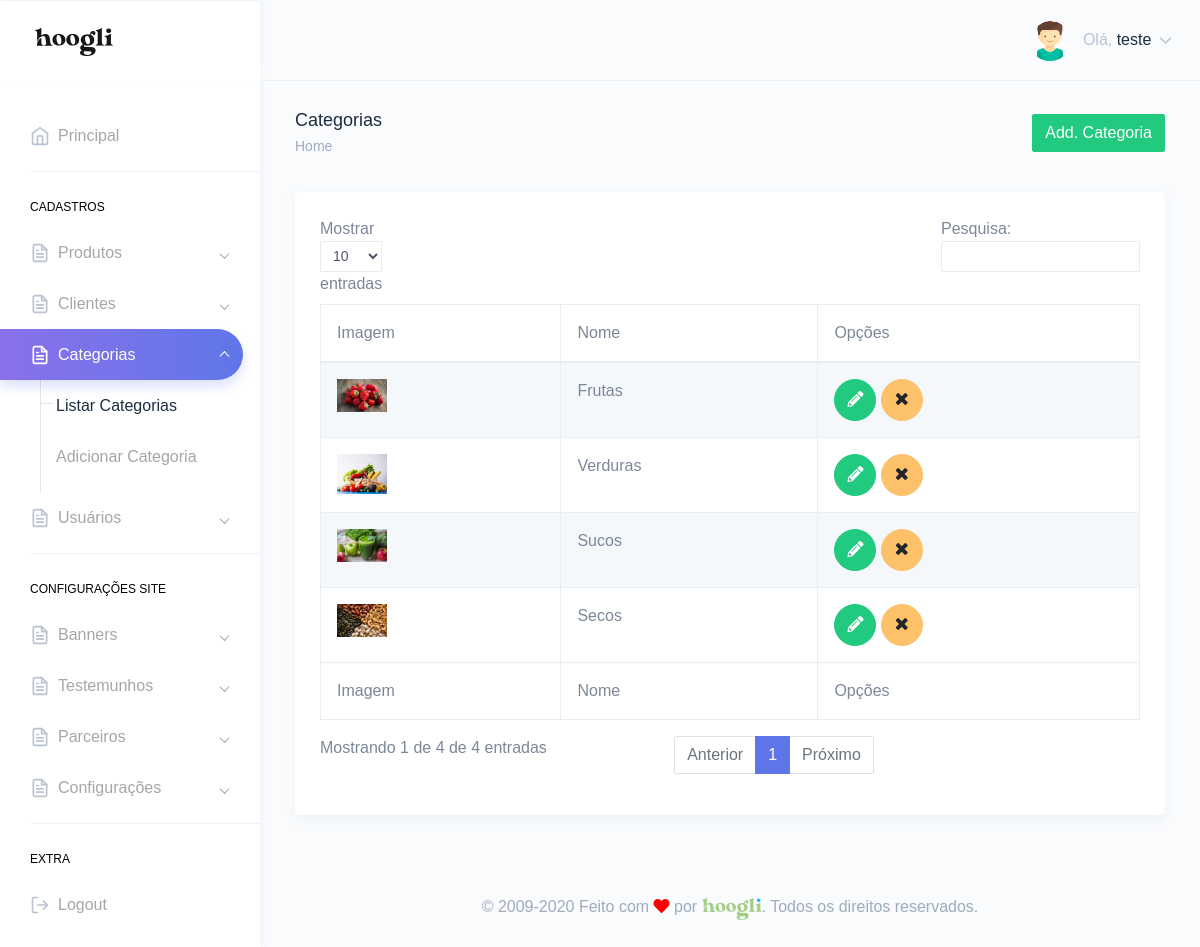
The page /painel/categorias.php (signed in) on the database its author committed.
### tables this page shows
CREATE TABLE `tbl_usuarios` (
  `id` int(11) NOT NULL,
  `nome` varchar(250) DEFAULT NULL,
  `email` varchar(250) DEFAULT NULL,
  `telefone` varchar(250) DEFAULT NULL,
  `endereco` varchar(250) DEFAULT NULL,
  `cpf` varchar(100) DEFAULT NULL,
  `login` varchar(100) DEFAULT NULL,
  `senha` varchar(100) DEFAULT NULL,
  `foto` varchar(250) DEFAULT NULL,
  `id_cargo` int(11) DEFAULT NULL,
  `sexo` varchar(2) DEFAULT NULL,
  `perm_cad_usuario` varchar(2) DEFAULT NULL,
  `perm_relatorio` varchar(2) DEFAULT NULL,
  `perm_add_usuario` varchar(2) DEFAULT NULL,
  `perm_edit_usuario` varchar(2) DEFAULT NULL,
  `perm_del_usuario` varchar(2) DEFAULT NULL,
  `perm_cad_contato` varchar(2) DEFAULT NULL,
  `perm_edit_contato` varchar(2) DEFAULT NULL,
  `perm_del_contato` varchar(2) DEFAULT NULL,
  `perm_edit_contato_nf` varchar(3) DEFAULT NULL,
  `perm_pag_principal_rm` varchar(2) DEFAULT NULL,
  `perm_pag_principal_uc` varchar(2) DEFAULT NULL,
  `admin_geral` varchar(2) DEFAULT NULL,
  `data_frase` date DEFAULT NULL,
  `id_frase` int(11) DEFAULT NULL,
  `frase_lida` varchar(2) DEFAULT NULL
);

CREATE TABLE `tbl_categoria` (
  `id` int(11) NOT NULL,
  `nome` varchar(250) DEFAULT NULL,
  `foto` varchar(250) DEFAULT NULL,
  `url_amigavel` varchar(250) DEFAULT NULL
);

### Connection/con-pdo.php (called while the page is built, shortened)
<?php
$conInstanciada = '';
if(empty($conInstanciada)) {
	class Conexao {
		private static $pdo;
		public static function getInstance() {
		if (!isset(self::$pdo)) {
		 try {
		  $opcoes = array(PDO::MYSQL_ATTR_INIT_COMMAND => 'SET NAMES utf8', PDO::ATTR_PERSISTENT => TRUE);
		  self::$pdo = new PDO("mysql:host=" . HOST . "; dbname=" . DBNAME . "; charset=" . CHARSET . ";", USER, PASSWORD, $opcoes);
		  self::$pdo->setAttribute(PDO::ATTR_ERRMODE, PDO::ERRMODE_EXCEPTION);
		 } catch (PDOException $e) {
		  print "Erro: " . $e->getMessage();
		 }
		}
		return self::$pdo;
		}
	}
}

### Class/acesso.class.php (called while the page is built, shortened)
<?php
$AcessoInstanciada = '';
if(empty($AcessoInstanciada)) {
	if(file_exists('Connection/conexao.php')) {
		require_once('Connection/con-pdo.php');
		require_once('funcoes.php');
	} else {
		require_once('../Connection/con-pdo.php');
		require_once('../funcoes.php');
	}
	class Acesso {
		private $pdo = null;
		private static $Acesso = null;
		private function __construct($conexao){
			$this->pdo = $conexao;
		}
		public static function getInstance($conexao){
			if (!isset(self::$Acesso)):
				self::$Acesso = new Acesso($conexao);
			endif;
			return self::$Acesso;
		}
		function rsDados($id='', $idCargo='', $orderBy='', $limite='') {
			$sqlLimite = '';
			$sqlOrdem = '';
			$sql = '';
			$nCampos = 0;
			if(!empty($id)) {
				$sql .= " and id = ?";
				$nCampos++;
				$campo[$nCampos] = $id;
			}
			try{
				$sql = "SELECT * FROM tbl_usuarios where 1=1 $sql $sqlOrdem $sqlLimite";
				$stm = $this->pdo->prepare($sql);
				for($i=1; $i<=$nCampos; $i++) {
					$stm->bindValue($i, $campo[$i]);
				}
				$stm->execute();
				$rsDados = $stm->fetchAll(PDO::FETCH_OBJ);
				if($id <> '' or $limite == 1) {
					return($rsDados[0]);
				} else {
					return($rsDados);
				}
			} catch(PDOException $erro){
				echo $erro->getMessage();
			}
		}
	}
}

### painel/verifica.php (called while the page is built, shortened)
<?php
include "../Class/acesso.class.php";
$verificaRestrito = Acesso::getInstance(Conexao::getInstance());
include "../Class/categorias.class.php";
$categorias = Categorias::getInstance(Conexao::getInstance());
$verificaRestrito->restritoAdmin();
$dadosUsuarioLogado = $verificaRestrito->rsDados($_SESSION['dadosLogado']->id);
?>

### funcoes.php (called while the page is built, shortened)
<?php
  function icone_genero($genero) {
    switch ($genero) {
      case "M": return "assets/images/avatars/boy.svg"; break;
    }
  }
?>

### Class/categorias.class.php (called while the page is built, shortened)
<?php
$CategoriasInstanciada = '';
if(empty($CategoriasInstanciada)) {
	if(file_exists('Connection/conexao.php')) {
		require_once('Connection/con-pdo.php');
		require_once('funcoes.php');
	} else {
		require_once('../Connection/con-pdo.php');
		require_once('../funcoes.php');
	}
	class Categorias {
		private $pdo = null;
		private static $Categorias = null;
		private function __construct($conexao){
			$this->pdo = $conexao;
		}
		public static function getInstance($conexao){
			if (!isset(self::$Categorias)):
				self::$Categorias = new Categorias($conexao);
			endif;
			return self::$Categorias;
		}
		function rsDados($id='', $orderBy='', $limite='', $url_amigavel='') {
			$nCampos = 0;
			$sql = '';
			$sqlOrdem = '';
			$sqlLimite = '';
			try{
				$sql = "SELECT * FROM tbl_categoria where 1=1 $sql $sqlOrdem $sqlLimite";
				$stm = $this->pdo->prepare($sql);
				for($i=1; $i<=$nCampos; $i++) {
					$stm->bindValue($i, $campo[$i]);
				}
				$stm->execute();
				$rsDados = $stm->fetchAll(PDO::FETCH_OBJ);
				if($id <> '' or $limite == 1) {
					return($rsDados[0]);
				} else {
					return($rsDados);
				}
			} catch(PDOException $erro){
				echo $erro->getMessage();
			}
		}
	}
}

### painel/categorias.php (the view, shortened to what this page needs)
<?php include "verifica.php";
$puxaCategorias = $categorias->rsDados();
?>
<!DOCTYPE html>
<html dir="ltr" lang="pt-br">
<head>
    <link href="dist/css/style.min.css" rel="stylesheet">
</head>
<body>
    <div id="main-wrapper" data-theme="light" data-layout="vertical" data-navbarbg="skin6" data-sidebartype="full" data-sidebar-position="fixed" data-header-position="fixed" data-boxed-layout="full">
      <?php include "header.php";?>
       <?php include "inc-menu-lateral.php";?>
        <div class="page-wrapper">
            <div class="page-breadcrumb">
                <div class="row">
                    <div class="col-7 align-self-center">
                        <h4 class="page-title text-truncate text-dark font-weight-medium mb-1">Categorias</h4>
                        <div class="d-flex align-items-center">
                            <nav aria-label="breadcrumb">
                                <ol class="breadcrumb m-0 p-0">
                                    <li class="breadcrumb-item"><a href="." class="text-muted">Home</a></li>
                                </ol>
                            </nav>
                        </div>
                    </div>
                    <div class="col-5 align-self-center">
                        <a href="add-categoria.php" class="btn btn-success float-right">Add. Categoria</a>
                    </div>
                </div>
            </div>
            <div class="container-fluid">
                <div class="row">
                    <div class="col-12">
                        <div class="card">
                            <div class="card-body">
                                <div class="table-responsive">
                                    <table id="zero_config" class="table table-striped table-bordered no-wrap">
                                        <thead>
                                            <tr>
                                                <th>Imagem</th>
                                                <th>Nome</th>
                                                <th>Opções</th>
                                            </tr>
                                        </thead>
                                        <tbody>
                                            <?php
                                            if(count($puxaCategorias) > 0){
                                            foreach($puxaCategorias as $categoria){?>
                                            <tr>
                                                <td>
                                                    <?php if(isset($categoria->foto) && !empty($categoria->foto)){?>
                                                    <img src="../img/<?php echo $categoria->foto;?>" width="50">
                                                    <?php }?>
                                                    </td>
                                                <td><?php echo $categoria->nome;?></td>
                                                <td>
                                                    <a href="editar-categoria.php?id=<?php echo $categoria->id;?>" class="btn btn-success btn-circle"><i class="fas fa-pencil-alt"></i></a>
                                                    <a href="categorias.php?id=<?php echo $categoria->id;?>&acao=excluirCategoria" class="btn btn-warning btn-circle"><i class="fa fa-times"></i></a>
                                                </td>
                                            </tr>
                                            <?php } }?>
                                        </tbody>
                                        <tfoot>
                                            <tr>
                                                <th>Imagem</th>
                                                <th>Nome</th>
                                                <th>Opções</th>
                                            </tr>
                                        </tfoot>
                                    </table>
                                </div>
                            </div>
                        </div>
                    </div>
                </div>
            </div>
        <?php include "footer.php";?>
        </div>
    </div>
</body>
</html>

### painel/header.php (shortened to what this page needs)
<header class="topbar" data-navbarbg="skin6">
            <nav class="navbar top-navbar navbar-expand-md">
                <div class="navbar-header" data-logobg="skin6">
                    <div class="navbar-brand">
                        <a href=".">
                            <span class="logo-text">
                                <img src="assets/images/hoogli_logo.png" alt="homepage" class="dark-logo" />
                            </span>
                        </a>
                    </div>
                </div>
                <div class="navbar-collapse collapse" id="navbarSupportedContent">
                    <ul class="navbar-nav float-right">
                        <li class="nav-item dropdown">
                            <a class="nav-link dropdown-toggle" href="javascript:void(0)" data-toggle="dropdown"
                                aria-haspopup="true" aria-expanded="false">
                                <?php if(!empty($dadosUsuarioLogado->foto)){?>
                                <img src="../img/<?php echo $dadosUsuarioLogado->foto;?>" alt="<?php echo $dadosUsuarioLogado->nome;?>" class="rounded-circle" width="40">
                                <?php }else{?>
                                <img src="<?php echo icone_genero($dadosUsuarioLogado->sexo);?>" alt="<?php echo $dadosUsuarioLogado->nome;?>" class="rounded-circle" width="40">
                                <?php }?>
                                <span class="ml-2 d-none d-lg-inline-block"><span>Olá,</span> <span
                                        class="text-dark"><?php echo $dadosUsuarioLogado->nome;?></span> <i data-feather="chevron-down"
                                        class="svg-icon"></i></span>
                            </a>
                        </li>
                    </ul>
                </div>
            </nav>
        </header>

### rows shown on the page
tbl_usuarios: nome "teste"
tbl_categoria: foto (picture), nome "Frutas"
tbl_categoria: foto (picture), nome "Verduras"
tbl_categoria: foto (picture), nome "Sucos"
tbl_categoria: foto (picture), nome "Secos"
